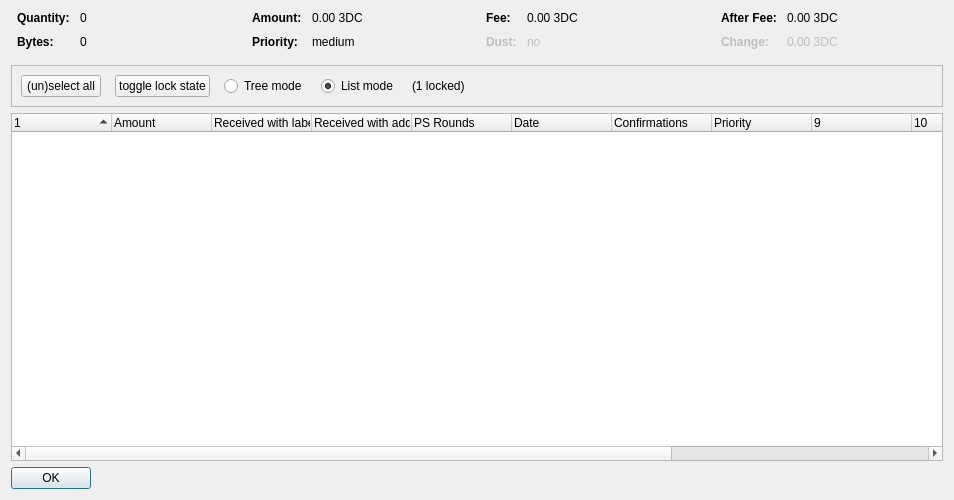
<?xml version="1.0" encoding="UTF-8"?>
<ui version="4.0">
 <class>CoinControlDialog</class>
 <widget class="QDialog" name="CoinControlDialog">
  <property name="geometry">
   <rect>
    <x>0</x>
    <y>0</y>
    <width>954</width>
    <height>500</height>
   </rect>
  </property>
  <property name="windowTitle">
   <string>Coin Selection</string>
  </property>
  <layout class="QVBoxLayout" name="verticalLayout">
   <item>
    <layout class="QHBoxLayout" name="horizontalLayoutTop" stretch="0,0,0,0">
     <property name="topMargin">
      <number>0</number>
     </property>
     <property name="bottomMargin">
      <number>10</number>
     </property>
     <item>
      <layout class="QFormLayout" name="formLayoutCoinControl1">
       <property name="horizontalSpacing">
        <number>10</number>
       </property>
       <property name="verticalSpacing">
        <number>10</number>
       </property>
       <property name="leftMargin">
        <number>6</number>
       </property>
       <property name="rightMargin">
        <number>6</number>
       </property>
       <item row="0" column="0">
        <widget class="QLabel" name="labelCoinControlQuantityText">
         <property name="font">
          <font>
           <weight>75</weight>
           <bold>true</bold>
          </font>
         </property>
         <property name="text">
          <string>Quantity:</string>
         </property>
        </widget>
       </item>
       <item row="0" column="1">
        <widget class="QLabel" name="labelCoinControlQuantity">
         <property name="cursor">
          <cursorShape>IBeamCursor</cursorShape>
         </property>
         <property name="contextMenuPolicy">
          <enum>Qt::ActionsContextMenu</enum>
         </property>
         <property name="text">
          <string notr="true">0</string>
         </property>
         <property name="textInteractionFlags">
          <set>Qt::LinksAccessibleByMouse|Qt::TextSelectableByKeyboard|Qt::TextSelectableByMouse</set>
         </property>
        </widget>
       </item>
       <item row="1" column="0">
        <widget class="QLabel" name="labelCoinControlBytesText">
         <property name="font">
          <font>
           <weight>75</weight>
           <bold>true</bold>
          </font>
         </property>
         <property name="text">
          <string>Bytes:</string>
         </property>
        </widget>
       </item>
       <item row="1" column="1">
        <widget class="QLabel" name="labelCoinControlBytes">
         <property name="cursor">
          <cursorShape>IBeamCursor</cursorShape>
         </property>
         <property name="contextMenuPolicy">
          <enum>Qt::ActionsContextMenu</enum>
         </property>
         <property name="text">
          <string notr="true">0</string>
         </property>
         <property name="textInteractionFlags">
          <set>Qt::LinksAccessibleByMouse|Qt::TextSelectableByKeyboard|Qt::TextSelectableByMouse</set>
         </property>
        </widget>
       </item>
      </layout>
     </item>
     <item>
      <layout class="QFormLayout" name="formLayoutCoinControl2">
       <property name="horizontalSpacing">
        <number>10</number>
       </property>
       <property name="verticalSpacing">
        <number>10</number>
       </property>
       <property name="leftMargin">
        <number>6</number>
       </property>
       <property name="rightMargin">
        <number>6</number>
       </property>
       <item row="0" column="0">
        <widget class="QLabel" name="labelCoinControlAmountText">
         <property name="font">
          <font>
           <weight>75</weight>
           <bold>true</bold>
          </font>
         </property>
         <property name="text">
          <string>Amount:</string>
         </property>
        </widget>
       </item>
       <item row="0" column="1">
        <widget class="QLabel" name="labelCoinControlAmount">
         <property name="cursor">
          <cursorShape>IBeamCursor</cursorShape>
         </property>
         <property name="contextMenuPolicy">
          <enum>Qt::ActionsContextMenu</enum>
         </property>
         <property name="text">
          <string notr="true">0.00 3DC</string>
         </property>
         <property name="textInteractionFlags">
          <set>Qt::LinksAccessibleByMouse|Qt::TextSelectableByKeyboard|Qt::TextSelectableByMouse</set>
         </property>
        </widget>
       </item>
       <item row="1" column="0">
        <widget class="QLabel" name="labelCoinControlPriorityText">
         <property name="font">
          <font>
           <weight>75</weight>
           <bold>true</bold>
          </font>
         </property>
         <property name="text">
          <string>Priority:</string>
         </property>
        </widget>
       </item>
       <item row="1" column="1">
        <widget class="QLabel" name="labelCoinControlPriority">
         <property name="cursor">
          <cursorShape>IBeamCursor</cursorShape>
         </property>
         <property name="contextMenuPolicy">
          <enum>Qt::ActionsContextMenu</enum>
         </property>
         <property name="text">
          <string>medium</string>
         </property>
         <property name="textInteractionFlags">
          <set>Qt::LinksAccessibleByMouse|Qt::TextSelectableByKeyboard|Qt::TextSelectableByMouse</set>
         </property>
        </widget>
       </item>
      </layout>
     </item>
     <item>
      <layout class="QFormLayout" name="formLayoutCoinControl3">
       <property name="horizontalSpacing">
        <number>10</number>
       </property>
       <property name="verticalSpacing">
        <number>10</number>
       </property>
       <property name="leftMargin">
        <number>6</number>
       </property>
       <property name="rightMargin">
        <number>6</number>
       </property>
       <item row="0" column="0">
        <widget class="QLabel" name="labelCoinControlFeeText">
         <property name="font">
          <font>
           <weight>75</weight>
           <bold>true</bold>
          </font>
         </property>
         <property name="text">
          <string>Fee:</string>
         </property>
        </widget>
       </item>
       <item row="0" column="1">
        <widget class="QLabel" name="labelCoinControlFee">
         <property name="cursor">
          <cursorShape>IBeamCursor</cursorShape>
         </property>
         <property name="contextMenuPolicy">
          <enum>Qt::ActionsContextMenu</enum>
         </property>
         <property name="text">
          <string notr="true">0.00 3DC</string>
         </property>
         <property name="textInteractionFlags">
          <set>Qt::LinksAccessibleByMouse|Qt::TextSelectableByKeyboard|Qt::TextSelectableByMouse</set>
         </property>
        </widget>
       </item>
       <item row="1" column="0">
        <widget class="QLabel" name="labelCoinControlLowOutputText">
         <property name="enabled">
          <bool>false</bool>
         </property>
         <property name="font">
          <font>
           <weight>75</weight>
           <bold>true</bold>
          </font>
         </property>
         <property name="text">
          <string>Dust:</string>
         </property>
        </widget>
       </item>
       <item row="1" column="1">
        <widget class="QLabel" name="labelCoinControlLowOutput">
         <property name="enabled">
          <bool>false</bool>
         </property>
         <property name="cursor">
          <cursorShape>IBeamCursor</cursorShape>
         </property>
         <property name="contextMenuPolicy">
          <enum>Qt::ActionsContextMenu</enum>
         </property>
         <property name="text">
          <string>no</string>
         </property>
         <property name="textInteractionFlags">
          <set>Qt::LinksAccessibleByMouse|Qt::TextSelectableByKeyboard|Qt::TextSelectableByMouse</set>
         </property>
        </widget>
       </item>
      </layout>
     </item>
     <item>
      <layout class="QFormLayout" name="formLayoutCoinControl4">
       <property name="horizontalSpacing">
        <number>10</number>
       </property>
       <property name="verticalSpacing">
        <number>10</number>
       </property>
       <property name="leftMargin">
        <number>6</number>
       </property>
       <property name="rightMargin">
        <number>6</number>
       </property>
       <item row="0" column="0">
        <widget class="QLabel" name="labelCoinControlAfterFeeText">
         <property name="font">
          <font>
           <weight>75</weight>
           <bold>true</bold>
          </font>
         </property>
         <property name="text">
          <string>After Fee:</string>
         </property>
        </widget>
       </item>
       <item row="0" column="1">
        <widget class="QLabel" name="labelCoinControlAfterFee">
         <property name="cursor">
          <cursorShape>IBeamCursor</cursorShape>
         </property>
         <property name="contextMenuPolicy">
          <enum>Qt::ActionsContextMenu</enum>
         </property>
         <property name="text">
          <string notr="true">0.00 3DC</string>
         </property>
         <property name="textInteractionFlags">
          <set>Qt::LinksAccessibleByMouse|Qt::TextSelectableByKeyboard|Qt::TextSelectableByMouse</set>
         </property>
        </widget>
       </item>
       <item row="1" column="0">
        <widget class="QLabel" name="labelCoinControlChangeText">
         <property name="enabled">
          <bool>false</bool>
         </property>
         <property name="font">
          <font>
           <weight>75</weight>
           <bold>true</bold>
          </font>
         </property>
         <property name="text">
          <string>Change:</string>
         </property>
        </widget>
       </item>
       <item row="1" column="1">
        <widget class="QLabel" name="labelCoinControlChange">
         <property name="enabled">
          <bool>false</bool>
         </property>
         <property name="cursor">
          <cursorShape>IBeamCursor</cursorShape>
         </property>
         <property name="contextMenuPolicy">
          <enum>Qt::ActionsContextMenu</enum>
         </property>
         <property name="text">
          <string notr="true">0.00 3DC</string>
         </property>
         <property name="textInteractionFlags">
          <set>Qt::LinksAccessibleByMouse|Qt::TextSelectableByKeyboard|Qt::TextSelectableByMouse</set>
         </property>
        </widget>
       </item>
      </layout>
     </item>
    </layout>
   </item>
   <item>
    <widget class="QFrame" name="frame">
     <property name="minimumSize">
      <size>
       <width>0</width>
       <height>40</height>
      </size>
     </property>
     <property name="frameShape">
      <enum>QFrame::StyledPanel</enum>
     </property>
     <property name="frameShadow">
      <enum>QFrame::Sunken</enum>
     </property>
     <layout class="QHBoxLayout" name="horizontalLayout">
      <item>
       <layout class="QHBoxLayout" name="horizontalLayoutPanel" stretch="0,0,0,0,0,0">
        <property name="spacing">
         <number>14</number>
        </property>
        <item>
         <widget class="QPushButton" name="pushButtonSelectAll">
          <property name="sizePolicy">
           <sizepolicy hsizetype="Maximum" vsizetype="Fixed">
            <horstretch>0</horstretch>
            <verstretch>0</verstretch>
           </sizepolicy>
          </property>
          <property name="text">
           <string>(un)select all</string>
          </property>
          <property name="autoDefault">
           <bool>false</bool>
          </property>
         </widget>
        </item>
        <item>
         <widget class="QPushButton" name="pushButtonToggleLock">
          <property name="sizePolicy">
           <sizepolicy hsizetype="Maximum" vsizetype="Fixed">
            <horstretch>0</horstretch>
            <verstretch>0</verstretch>
           </sizepolicy>
          </property>
          <property name="text">
           <string>toggle lock state</string>
          </property>
          <property name="autoDefault">
           <bool>false</bool>
          </property>
         </widget>
        </item>
        <item>
         <widget class="QRadioButton" name="radioTreeMode">
          <property name="sizePolicy">
           <sizepolicy hsizetype="Maximum" vsizetype="Fixed">
            <horstretch>0</horstretch>
            <verstretch>0</verstretch>
           </sizepolicy>
          </property>
          <property name="text">
           <string>Tree mode</string>
          </property>
         </widget>
        </item>
        <item>
         <widget class="QRadioButton" name="radioListMode">
          <property name="sizePolicy">
           <sizepolicy hsizetype="Maximum" vsizetype="Fixed">
            <horstretch>0</horstretch>
            <verstretch>0</verstretch>
           </sizepolicy>
          </property>
          <property name="text">
           <string>List mode</string>
          </property>
          <property name="checked">
           <bool>true</bool>
          </property>
         </widget>
        </item>
        <item>
         <widget class="QLabel" name="labelLocked">
          <property name="text">
           <string>(1 locked)</string>
          </property>
         </widget>
        </item>
        <item>
         <spacer name="horizontalSpacer">
          <property name="orientation">
           <enum>Qt::Horizontal</enum>
          </property>
          <property name="sizeHint" stdset="0">
           <size>
            <width>40</width>
            <height>20</height>
           </size>
          </property>
         </spacer>
        </item>
       </layout>
      </item>
     </layout>
    </widget>
   </item>
   <item>
    <widget class="CoinControlTreeWidget" name="treeWidget">
     <property name="contextMenuPolicy">
      <enum>Qt::CustomContextMenu</enum>
     </property>
     <property name="sortingEnabled">
      <bool>false</bool>
     </property>
     <property name="columnCount">
      <number>13</number>
     </property>
     <attribute name="headerShowSortIndicator" stdset="0">
      <bool>true</bool>
     </attribute>
     <attribute name="headerStretchLastSection">
      <bool>false</bool>
     </attribute>
     <column>
      <property name="text">
       <string/>
      </property>
     </column>
     <column>
      <property name="text">
       <string>Amount</string>
      </property>
     </column>
     <column>
      <property name="text">
       <string>Received with label</string>
      </property>
     </column>
     <column>
      <property name="text">
       <string>Received with address</string>
      </property>
     </column>
     <column>
      <property name="text">
       <string>PS Rounds</string>
      </property>
     </column>
     <column>
      <property name="text">
       <string>Date</string>
      </property>
     </column>
     <column>
      <property name="text">
       <string>Confirmations</string>
      </property>
      <property name="toolTip">
       <string>Confirmed</string>
      </property>
     </column>
     <column>
      <property name="text">
       <string>Priority</string>
      </property>
     </column>
     <column>
      <property name="text">
       <string/>
      </property>
     </column>
     <column>
      <property name="text">
       <string/>
      </property>
     </column>
     <column>
      <property name="text">
       <string/>
      </property>
     </column>
     <column>
      <property name="text">
       <string/>
      </property>
     </column>
     <column>
      <property name="text">
       <string/>
      </property>
     </column>
    </widget>
   </item>
   <item>
    <widget class="QDialogButtonBox" name="buttonBox">
     <property name="sizePolicy">
      <sizepolicy hsizetype="Maximum" vsizetype="Fixed">
       <horstretch>0</horstretch>
       <verstretch>0</verstretch>
      </sizepolicy>
     </property>
     <property name="orientation">
      <enum>Qt::Horizontal</enum>
     </property>
     <property name="standardButtons">
      <set>QDialogButtonBox::Ok</set>
     </property>
    </widget>
   </item>
  </layout>
 </widget>
 <customwidgets>
  <customwidget>
   <class>CoinControlTreeWidget</class>
   <extends>QTreeWidget</extends>
   <header>coincontroltreewidget.h</header>
  </customwidget>
 </customwidgets>
 <resources/>
 <connections/>
</ui>
